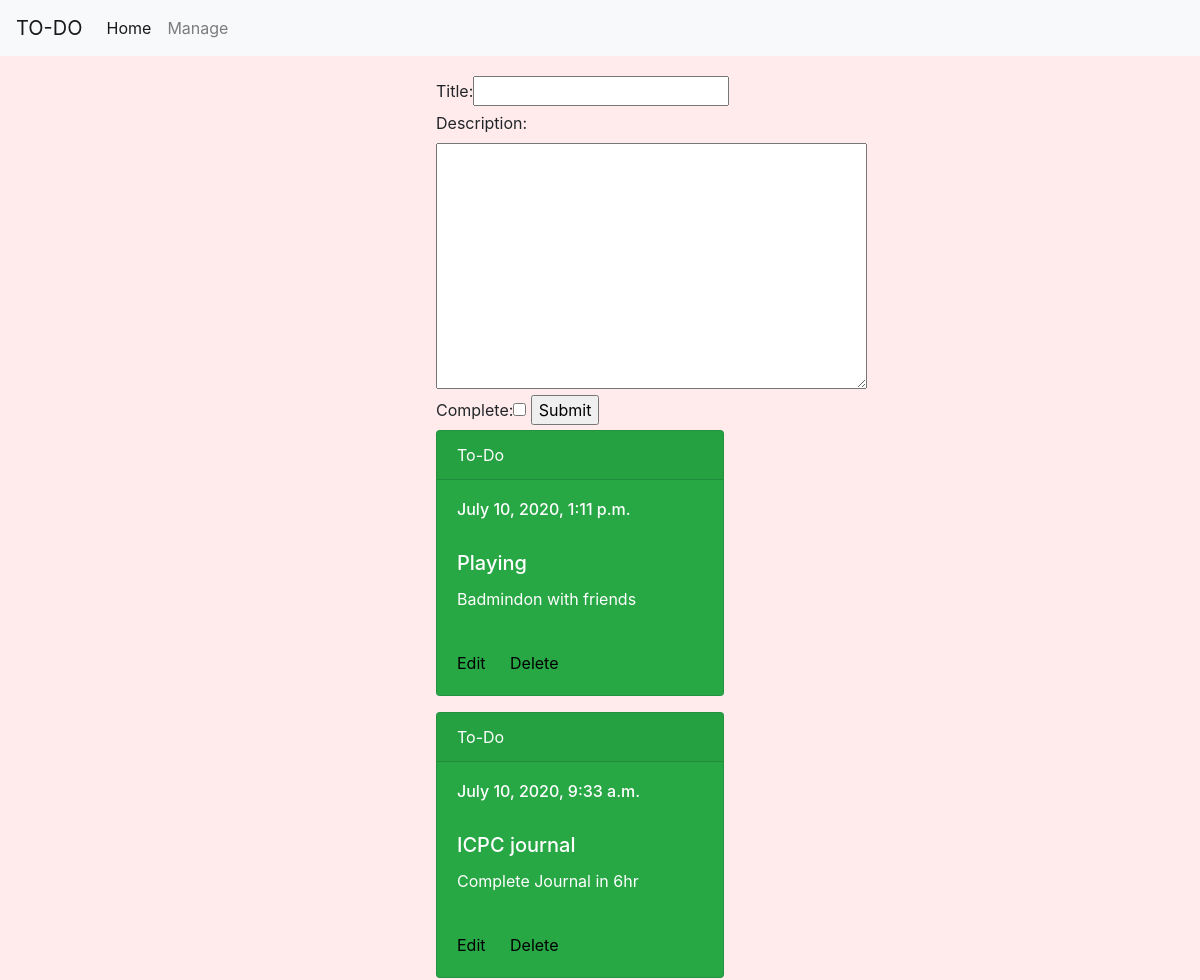
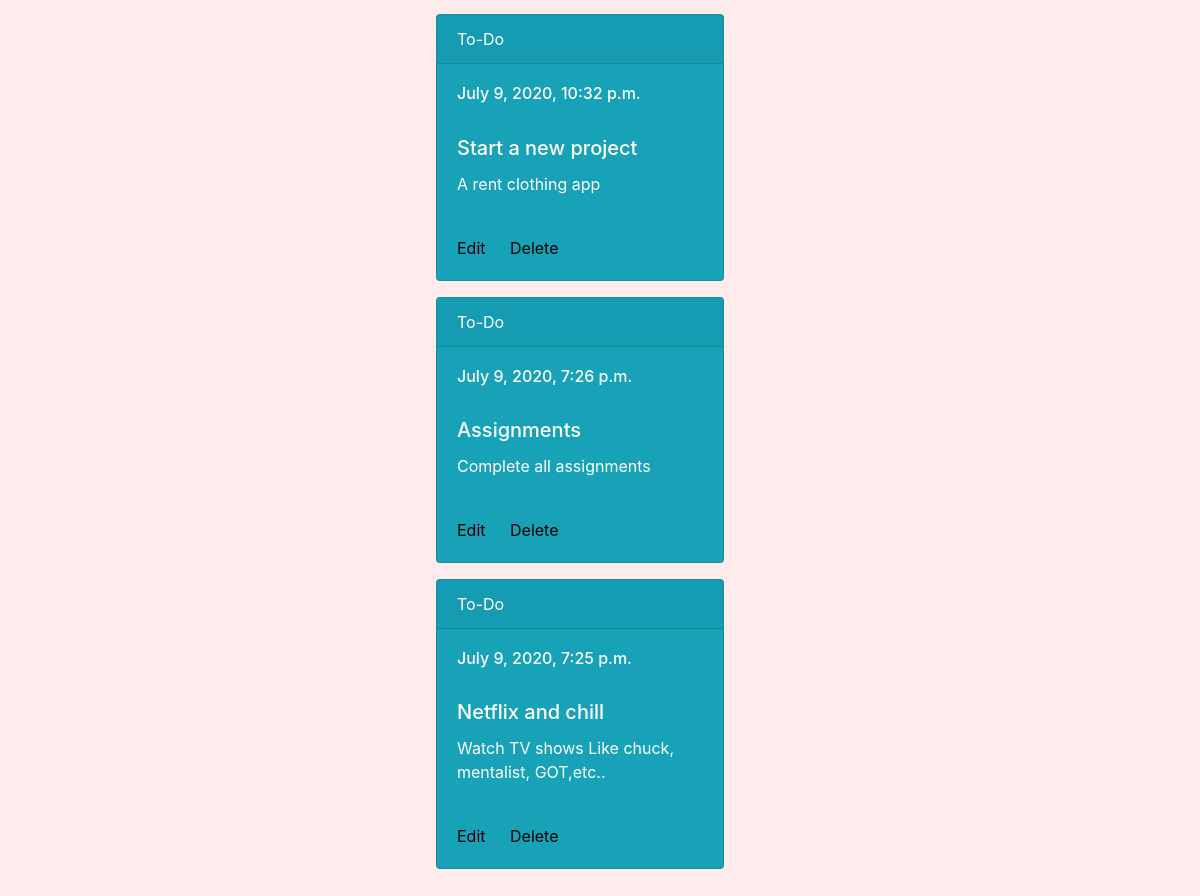
Page /todo_app/ on the committed database (2 pictures, top to bottom).
### todo_app/models.py (models this page shows, shortened)
class Tasks(models.Model):
    title = models.CharField(max_length=100)
    description = models.TextField()
    complete = models.BooleanField(default=False)
    created_on = models.DateTimeField(auto_now_add=True)

### todo_app/views.py (the view)
# urls.py: path('', views.index, name="index"),
def index(request):
    tasks = Tasks.objects.all().order_by('-created_on')
    form = TaskForm()
    if request.method == 'POST':
        form = TaskForm(request.POST)
        if form.is_valid:
            form.save()
        return redirect('/todo_app/')
    context = {
        'tasks': tasks,
        'form' : form
    }
    return render(request, 'index.html', context)

### todo_app/forms.py
class TaskForm(forms.ModelForm):
    class Meta:
        model = Tasks
        fields = '__all__'

### todo_app/templates/index.html (shortened to what this page needs)
{% extends 'base.html' %}
{% block content %}
<form method="POST" action="/todo_app/">
  {{form}}
  <input type="submit" name="Create Task">
</form>
{% for task in tasks %}
    {% if task.complete == False %}
      <div class="card text-white bg-info mb-3" style="max-width: 18rem;">
    {% else %}
    <div class="card text-white bg-success mb-3" style="max-width: 18rem;">
    {% endif %}
        <div class="card-header">To-Do</div>
        <div class="card-body">
          <h6 class="card-text">{{task.created_on}}</h6>
          <br>
          <h5 class="card-title">{{task.title}}</h5>
          <p class="card-text">{{task.description}}</p>
          <br>
          <a href="{% url 'update' task.id %}" class="card-link" style="color: black;">Edit</a>
          <a href="{% url 'delete' task.id %}" class="card-link" style="color: black;">Delete</a>
        </div>
      </div>
{% endfor %}
{% endblock %}

### todo_app/templates/base.html (shortened to what this page needs)
<!DOCTYPE html>
<html lang="en">
<head>
    <link rel="stylesheet" href="https://stackpath.bootstrapcdn.com/bootstrap/4.5.0/css/bootstrap.min.css">
</head>
<body>
    <nav class="navbar navbar-expand-lg navbar-light bg-light">
        <a class="navbar-brand" href="#">TO-DO</a>
        <div class="collapse navbar-collapse" id="navbarNav">
          <ul class="navbar-nav">
            <li class="nav-item active">
              <a class="nav-link" href="{% url 'index' %}">Home <span class="sr-only">(current)</span></a>
            </li>
            <li class="nav-item">
              <a class="nav-link" href="#">Manage</a>
            </li>
          </ul>
        </div>
      </nav>
    <div class="container" style="align-items: center;">
      {% block content %}{% endblock %}
    </div>
</body>
</html>

### todo_app/templates/base.html (style rules this page uses)
div.container { margin-left: auto; margin-right: auto; width: 23em; padding: 20px; }
body { background-color: rgb(255, 235, 235); }

### rows in the picture
Tasks: created_on "July 10, 2020, 1:11 p.m.", title "Playing", description "Badmindon with friends"
Tasks: created_on "July 10, 2020, 9:33 a.m.", title "ICPC journal", description "Complete Journal in 6hr"
Tasks: created_on "July 9, 2020, 10:32 p.m.", title "Start a new project", description "A rent clothing app"
Tasks: created_on "July 9, 2020, 7:26 p.m.", title "Assignments", description "Complete all assignments"
Tasks: created_on "July 9, 2020, 7:25 p.m.", title "Netflix and chill", description "Watch TV shows Like chuck, mentalist, GOT,etc.."
